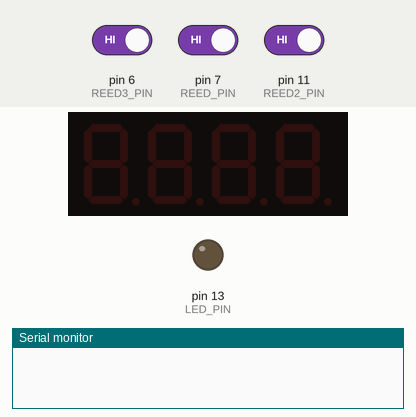
Simulated run of this sketch. Board: Arduino Uno, built with avr-gcc and run on an emulated ATmega328P. Shown: 4-digit seven-segment display, output pins drawn as LEDs (lit = HIGH), the last lines printed to the serial monitor. Inputs (shaded band) come from the test bench; at power-on: pin 6 (REED3_PIN) HIGH, pin 7 (REED_PIN) HIGH, pin 11 (REED2_PIN) HIGH.

Above: at 1.2 s.
1.3 s: pin 6 (REED3_PIN) driven LOW and pin 7 (REED_PIN) driven LOW and pin 11 (REED2_PIN) driven LOW
At 1.9 s:
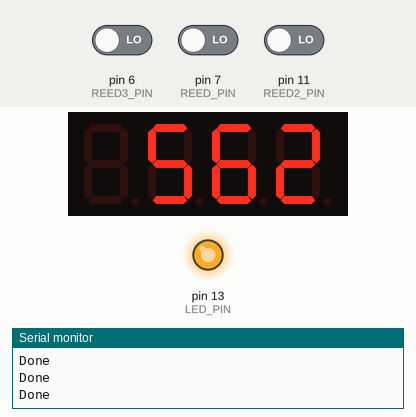
2.8 s: pin 6 (REED3_PIN) driven HIGH
At 4.0 s:
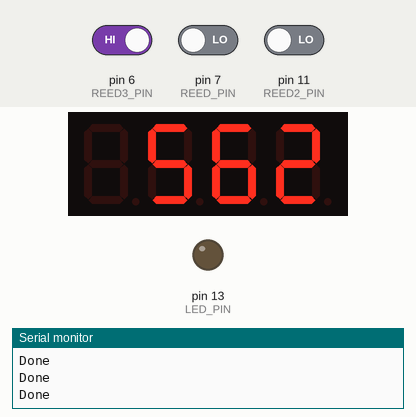
4.3 s: pin 6 (REED3_PIN) driven LOW
At 5.4 s:
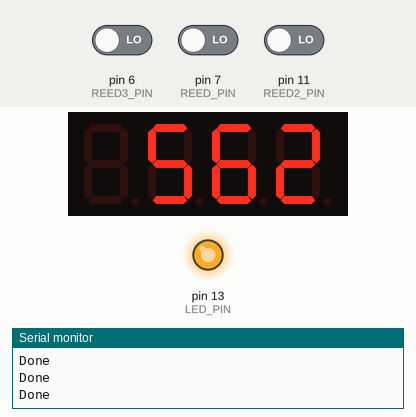
5.8 s: pin 7 (REED_PIN) driven HIGH
At 6.4 s:
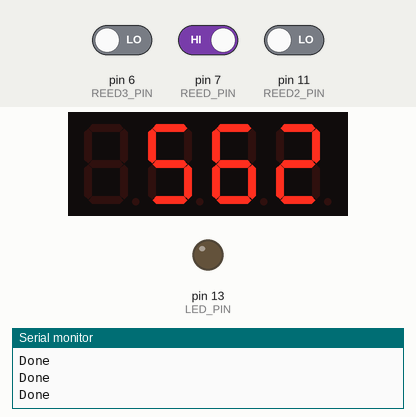
Timing chart, 0 to 8.3 s (numbered marks = the images above; inputs shaded):
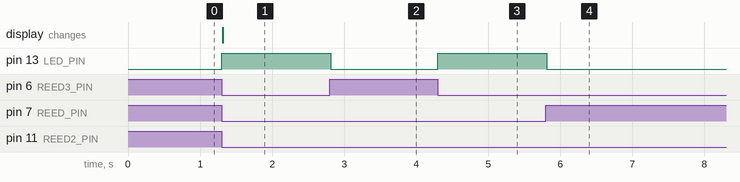

Measured:
- after the input at 1.3 s, pin 13 (LED_PIN): LOW → HIGH at once; the display: changes at once (image 1)
- after the input at 2.8 s, pin 13 (LED_PIN): HIGH → LOW at once
- after the input at 4.3 s, pin 13 (LED_PIN): LOW → HIGH at once
- after the input at 5.8 s, pin 13 (LED_PIN): HIGH → LOW at once

The sketch:

ReedSwitches_Display.ino
```cpp
#include <Arduino.h>
#include <TM1637Display.h>

#define CLK 2
#define DIO 3

const int REED_PIN = 7; // Pin connected to reed switch
const int LED_PIN = 13; // LED pin - active-high
const int REED2_PIN = 11;
const int REED3_PIN = 6;

TM1637Display display(CLK, DIO);

void setup()
{
  display.setBrightness(0x0f); // I am setting Brightness
  Serial.begin(9600);
  // Since the other end of the reed switch is connected to ground, we need
  // to pull-up the reed switch pin internally.
  pinMode(REED_PIN, INPUT_PULLUP);
  pinMode(LED_PIN, OUTPUT);
  pinMode(REED2_PIN, INPUT_PULLUP);
  pinMode(REED3_PIN, INPUT_PULLUP);
}

void loop()
{
  int check_sw1 = digitalRead(REED_PIN);
  int check_sw2 = digitalRead(REED2_PIN);
  int check_sw3 = digitalRead(REED3_PIN);

  if (check_sw1 == LOW and check_sw2 == LOW and check_sw3 == LOW) // If the pin reads low, the switch is closed.
  {
    Serial.println("Done");
    digitalWrite(LED_PIN, HIGH);
    display.showNumberDec(562, false, 3,1);
  }
  else
  {
    digitalWrite(LED_PIN, LOW); // Turn the LED off
  }
}
```
